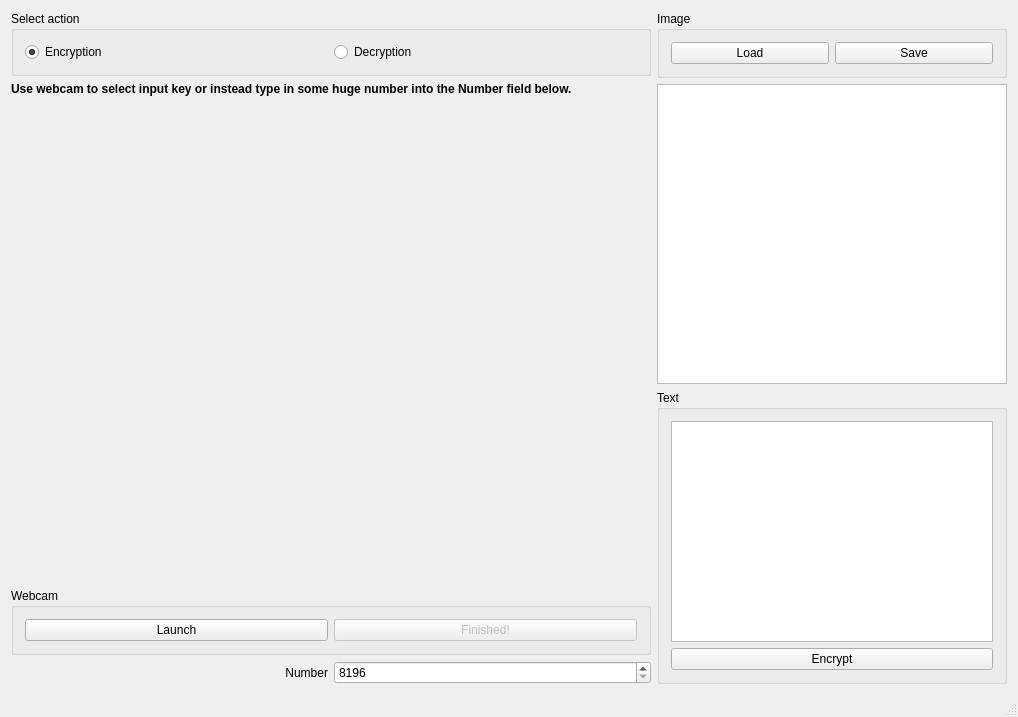
<?xml version="1.0" encoding="UTF-8"?>
<ui version="4.0">
 <author>Piotr Banaszkiewicz</author>
 <class>MainWindow</class>
 <widget class="QMainWindow" name="MainWindow">
  <property name="geometry">
   <rect>
    <x>0</x>
    <y>0</y>
    <width>1006</width>
    <height>697</height>
   </rect>
  </property>
  <property name="windowTitle">
   <string>Stecrypt</string>
  </property>
  <widget class="QWidget" name="centralWidget">
   <layout class="QHBoxLayout" name="horizontalLayout">
    <item>
     <layout class="QVBoxLayout" name="verticalLayout_2">
      <item>
       <widget class="QGroupBox" name="groupBox">
        <property name="title">
         <string>Select action</string>
        </property>
        <layout class="QHBoxLayout" name="horizontalLayout_3">
         <item>
          <widget class="QRadioButton" name="rbEncryption">
           <property name="text">
            <string>Encryption</string>
           </property>
           <property name="checked">
            <bool>true</bool>
           </property>
          </widget>
         </item>
         <item>
          <widget class="QRadioButton" name="rbDecryption">
           <property name="text">
            <string>Decryption</string>
           </property>
          </widget>
         </item>
        </layout>
       </widget>
      </item>
      <item>
       <widget class="QLabel" name="LState">
        <property name="font">
         <font>
          <weight>75</weight>
          <bold>true</bold>
         </font>
        </property>
        <property name="text">
         <string>Use webcam to select input key or instead type in some huge number into the Number field below.</string>
        </property>
       </widget>
      </item>
      <item>
       <widget class="RenderVideoFrame" name="webcam" native="true">
        <property name="minimumSize">
         <size>
          <width>640</width>
          <height>480</height>
         </size>
        </property>
        <property name="maximumSize">
         <size>
          <width>640</width>
          <height>480</height>
         </size>
        </property>
       </widget>
      </item>
      <item>
       <widget class="QGroupBox" name="groupBox_4">
        <property name="title">
         <string>Webcam</string>
        </property>
        <layout class="QHBoxLayout" name="horizontalLayout_2">
         <item>
          <widget class="QPushButton" name="btnPlayPause">
           <property name="text">
            <string>Launch</string>
           </property>
          </widget>
         </item>
         <item>
          <widget class="QPushButton" name="btnFinished">
           <property name="enabled">
            <bool>false</bool>
           </property>
           <property name="text">
            <string>Finished!</string>
           </property>
          </widget>
         </item>
        </layout>
       </widget>
      </item>
      <item>
       <layout class="QHBoxLayout" name="horizontalLayout_4">
        <item>
         <widget class="QLabel" name="label">
          <property name="text">
           <string>Number</string>
          </property>
          <property name="alignment">
           <set>Qt::AlignRight|Qt::AlignTrailing|Qt::AlignVCenter</set>
          </property>
         </widget>
        </item>
        <item>
         <widget class="QSpinBox" name="sbNumber">
          <property name="minimum">
           <number>8196</number>
          </property>
          <property name="maximum">
           <number>2147483647</number>
          </property>
         </widget>
        </item>
       </layout>
      </item>
     </layout>
    </item>
    <item>
     <layout class="QVBoxLayout" name="verticalLayout_3">
      <item>
       <widget class="QGroupBox" name="groupBox_2">
        <property name="title">
         <string>Image</string>
        </property>
        <layout class="QHBoxLayout" name="horizontalLayout_5">
         <item>
          <widget class="QPushButton" name="btnLoad">
           <property name="text">
            <string>Load</string>
           </property>
          </widget>
         </item>
         <item>
          <widget class="QPushButton" name="btnSave">
           <property name="text">
            <string>Save</string>
           </property>
          </widget>
         </item>
        </layout>
       </widget>
      </item>
      <item>
       <widget class="QGraphicsView" name="image">
        <property name="minimumSize">
         <size>
          <width>350</width>
          <height>300</height>
         </size>
        </property>
        <property name="maximumSize">
         <size>
          <width>16777215</width>
          <height>300</height>
         </size>
        </property>
       </widget>
      </item>
      <item>
       <widget class="QGroupBox" name="groupBox_3">
        <property name="title">
         <string>Text</string>
        </property>
        <layout class="QVBoxLayout" name="verticalLayout">
         <item>
          <widget class="QPlainTextEdit" name="text"/>
         </item>
         <item>
          <widget class="QPushButton" name="btnEncryptDecrypt">
           <property name="text">
            <string>Encrypt</string>
           </property>
          </widget>
         </item>
        </layout>
       </widget>
      </item>
     </layout>
    </item>
   </layout>
  </widget>
  <widget class="QStatusBar" name="statusBar"/>
 </widget>
 <layoutdefault spacing="6" margin="11"/>
 <customwidgets>
  <customwidget>
   <class>RenderVideoFrame</class>
   <extends>QWidget</extends>
   <header location="global">rendervideoframe.h</header>
   <container>1</container>
  </customwidget>
 </customwidgets>
 <resources/>
 <connections/>
</ui>
